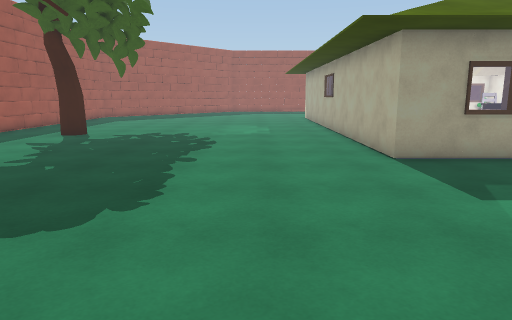
[1] (above)

18 first-person views from a walk through a scene from a Unity 3-D project. The camera is 1.5 m above the floor, tilts 10° down and sees 70° across. The floor is counted in squares, 1 m on a side. Each view is taken from the middle of a square. On the plan, view 1 faces up. The plan holds only what a view shows up to about 16 squares ahead; the rest is blank. The place goes on beyond the plan. The player character is not drawn. Door leaves are left out, so doorways stand open. Surface patterns are stand-ins for the level's own textures.

[2]
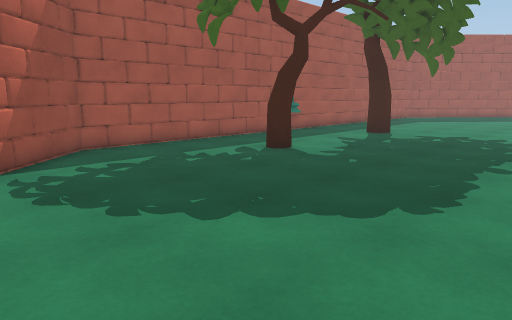

[3]
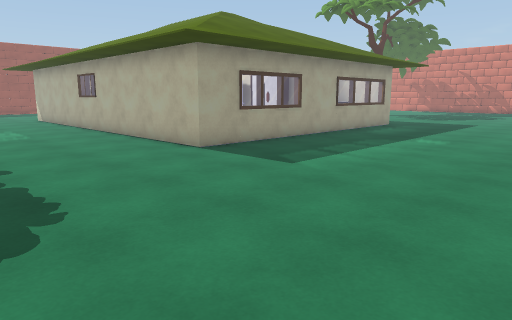

[4]
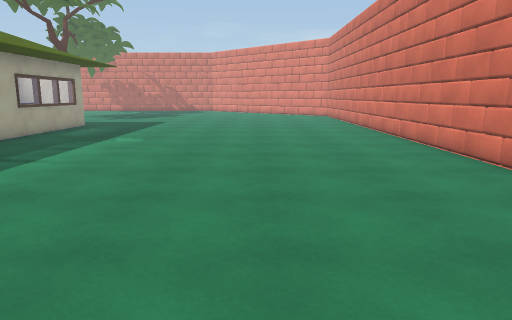

[5]
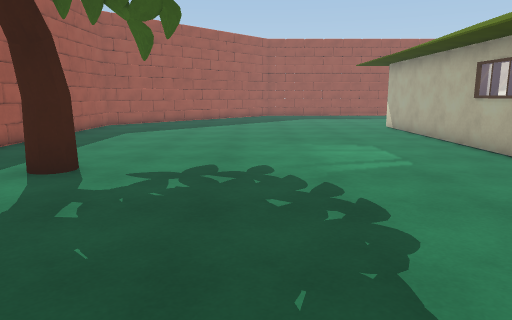

[6]
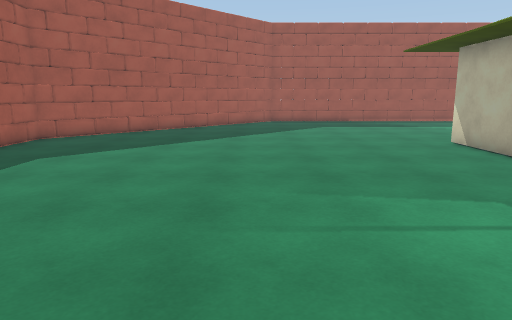

[7]
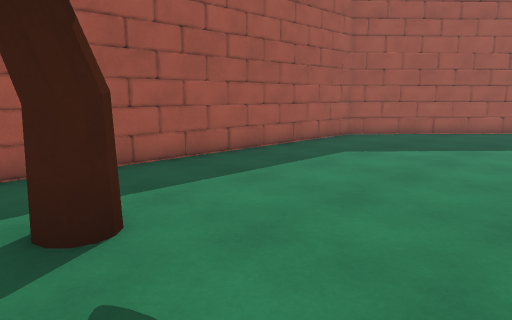

[8]
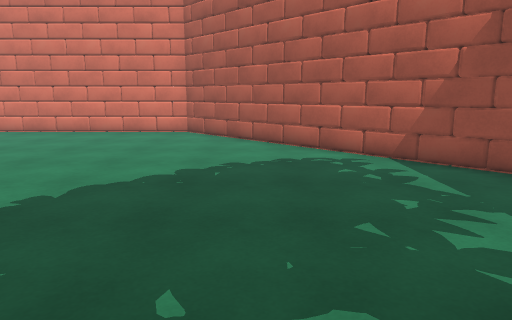

[9]
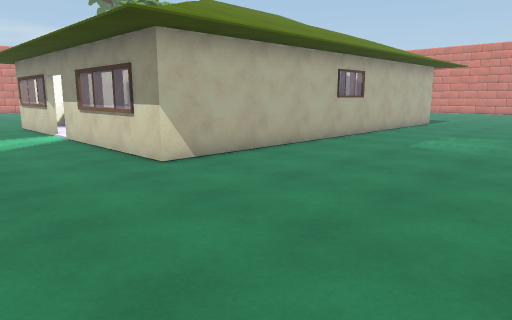

[10]
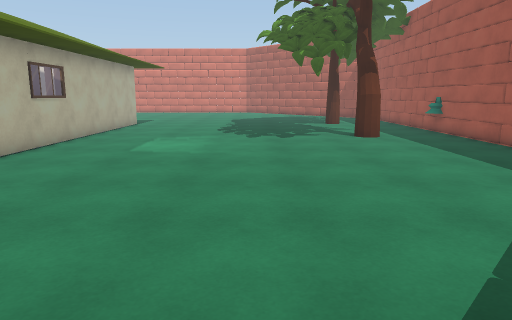

[11]
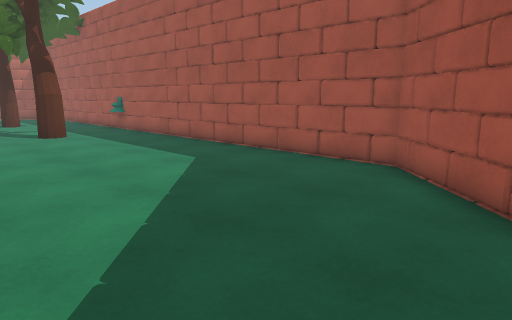

[12]
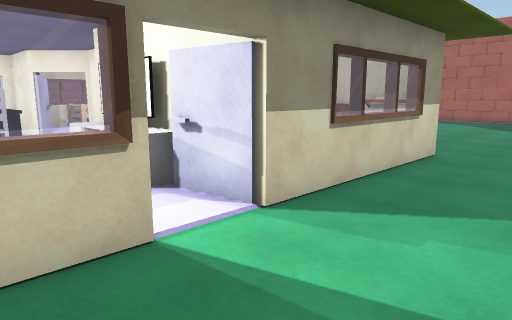

[13]
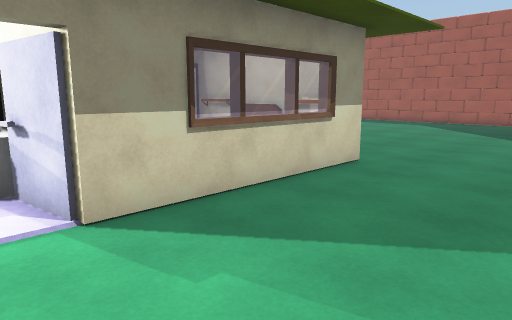

[14]
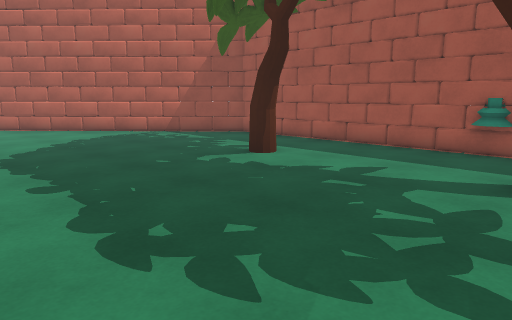

[15]
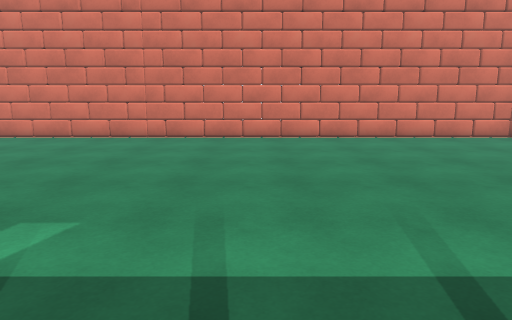

[16]
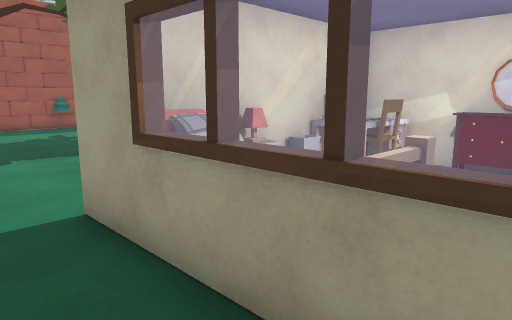

[17]
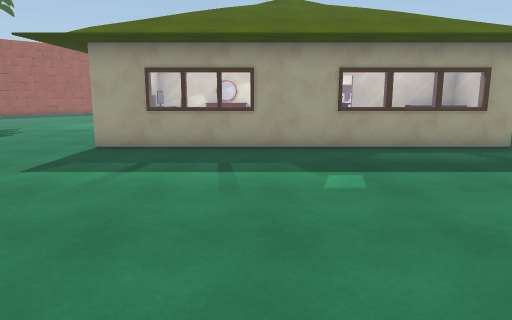

[18]
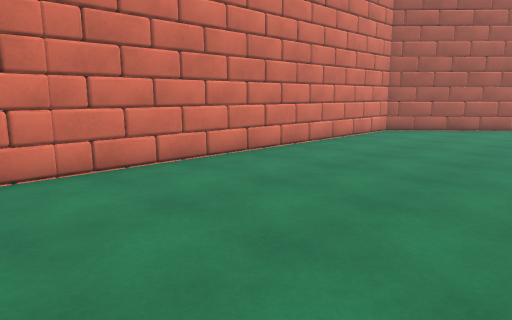

### Floor plan
Key: @ floor where view 1 was taken; # wall or solid block; . floor; D open door; = window, fence, low wall or low ledge; T tree; H house; B bed; P plant; R dresser; C computer; L lamp.
Columns run from 11 left of view 1 to 13 right of it. Each row starts with its distance up from view 1.
 29    ##............     .
 28   ##..................  .
 27  ##....................
 26 ##.......................
 25 #..............#==###DD==
 24 #.............###########
 23 #.............##
 22 #.............#
 21 #.............#
 20 #.............#
 19 #.............#
 18 #.............#
 17 #.............#
 16 #.............#    D
 15 #...T.........####RDD
 14 #...T.........### RDD
 13 #P............##C  ##
 12 #.............##    #
 11 #.............#L  B #   #
 10 #.............#HB B #   #
  9 #.............#BBB###H===
  8 #...T....................
  7 #........................
  6 #........................
  5 #........................
  4 #........................
  3 ##.......................
  2  ##......................
  1   ##.....................
  0    ##......@.............
 -1     ##...................
 -2      ##..................
 -3       ##.................
 -4        ##................
 -5         #################

Where each view was taken, in squares from view 1:
view 1: 0 up, 0 right, facing up
view 2: 0 up, 0 right, facing up-left
view 3: 0 up, 3 left, facing up-right
view 4: 0 up, 3 left, facing right
view 5: 7 up, 3 left, facing up
view 6: 13 up, 3 left, facing up
view 7: 13 up, 3 left, facing up-left
view 8: 10 up, 5 left, facing down
view 9: 29 up, 4 left, facing down-right
view 10: 28 up, 3 left, facing down
view 11: 29 up, 3 left, facing down-left
view 12: 28 up, 13 right, facing down-left
view 13: 29 up, 11 right, facing down-left
view 14: 15 up, 0 right, facing down-left
view 15: 8 up, 7 right, facing down
view 16: 7 up, 8 right, facing up-left
view 17: 2 down, 8 right, facing up
view 18: 2 up, 13 right, facing down-left
